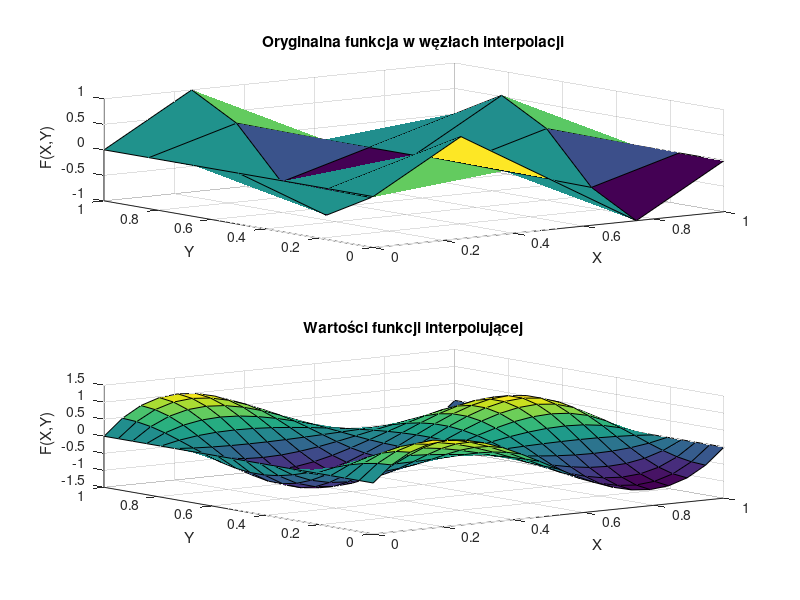

Write MATLAB code to recreate this figure.
function [M,N,P,R,x_coarse,y_coarse,F_coarse,x_fine,y_fine,F_fine] = zadanie4()
    P = 20;
    R = 20;
    M = 5;
    N = 7; 

    x_coarse = linspace(0, 1, M);
    y_coarse = linspace(0, 1, N);
    [X_coarse, Y_coarse] = meshgrid(x_coarse, y_coarse);
    F_coarse = sin(2*pi*X_coarse) .* cos(2*pi*Y_coarse);

    MN = M*N;
    xvec_coarse = reshape(X_coarse, MN, 1);
    yvec_coarse = reshape(Y_coarse, MN, 1);
    fvec_coarse = reshape(F_coarse, MN, 1);

    V = zeros(M*N, M*N);
    for i = 0:(M-1)
        for j = 0:(N-1)
            V(:, i*N + j + 1) = xvec_coarse.^i .* yvec_coarse.^j;
        end
    end

    coeffs = V \ fvec_coarse;

    x_fine = linspace(0, 1, P);
    y_fine = linspace(0, 1, R);
    [X_fine, Y_fine] = meshgrid(x_fine, y_fine);

    F_fine = zeros(size(X_fine));
    for i = 0:(M-1)
        for j = 0:(N-1)
            F_fine = F_fine + coeffs(i*N + j + 1) * X_fine.^i .* Y_fine.^j;
        end
    end

    subplot(2,1,1);
    surf(X_coarse, Y_coarse, F_coarse);
    title('Oryginalna funkcja w węzłach interpolacji');
    xlabel('X');
    ylabel('Y');
    zlabel('F(X,Y)');

    subplot(2,1,2);
    surf(X_fine, Y_fine, F_fine);
    title('Wartości funkcji interpolującej');
    xlabel('X');
    ylabel('Y');
    zlabel('F(X,Y)');

    saveas(gcf, 'zadanie4.png');
end